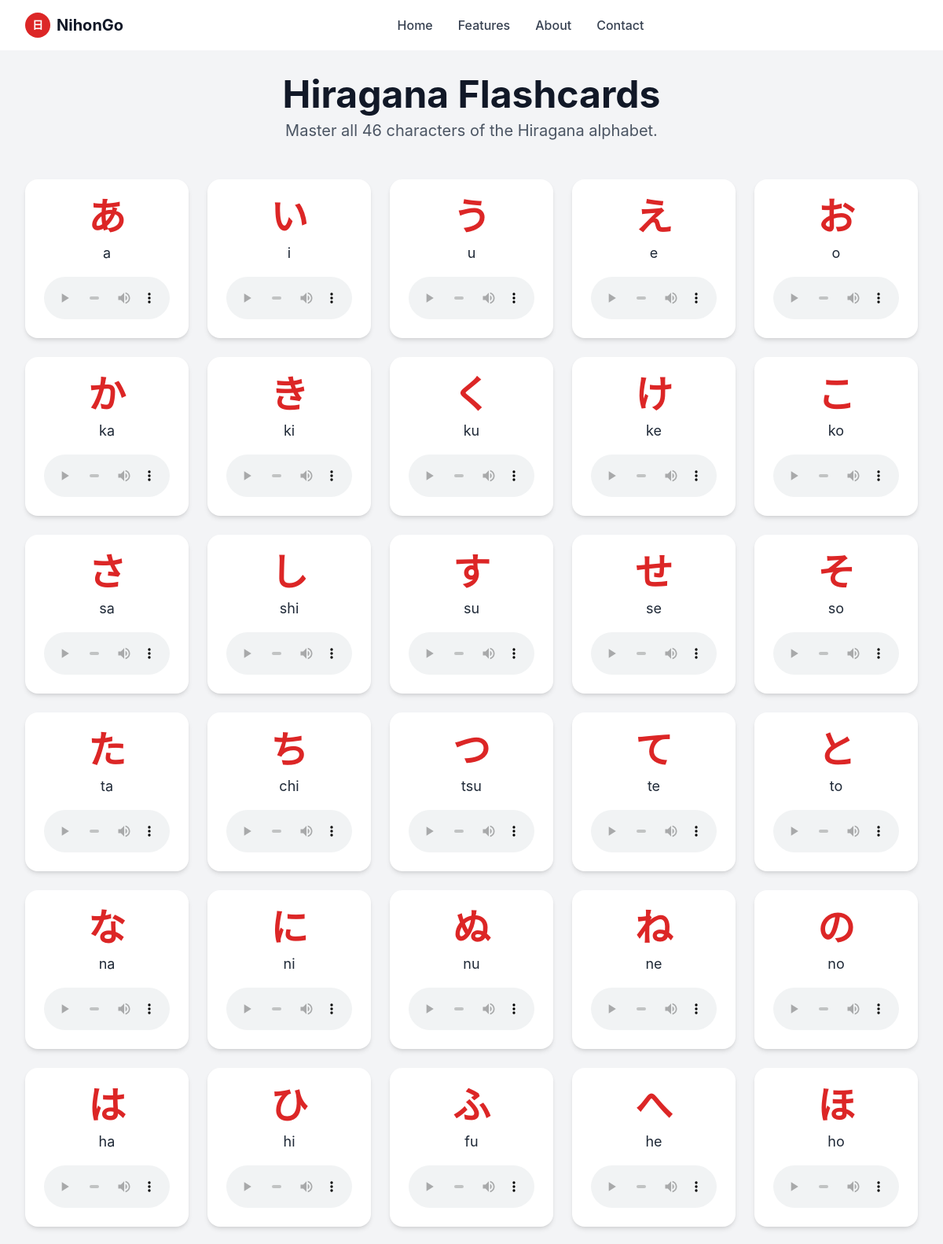
Page /hiragana/ (upper part) on the committed database.
### learning/models.py (models this page shows, shortened)
class Kana(models.Model):
    character = models.CharField(max_length=10, unique=True, help_text="The Japanese character.")
    romaji = models.CharField(max_length=20, help_text="The Romanization of the character.")
    kana_type = models.CharField(max_length=20, choices=[
        ('Hiragana', 'Hiragana'),
        ('Katakana', 'Katakana'),
        ('Kanji', 'Kanji'),
    ], help_text="The type of the character.")
    audio_file = models.FileField(upload_to='audio/', blank=True, null=True, help_text="Audio pronunciation file.")
    class Meta:
        verbose_name = "Kana Character"
        verbose_name_plural = "Kana Characters"
        ordering = ['kana_type', 'romaji']

### learning/views.py (the view)
# urls.py: path('hiragana/', views.hiragana_view, name='hiragana'),
def hiragana_view(request):
    kana_list = Kana.objects.filter(kana_type='Hiragana').order_by('character')
    return render(request, 'learning/hiragana.html', {'kana_list': kana_list})

### learning/templates/learning/hiragana.html (shortened to what this page needs)
<!DOCTYPE html>
<html lang="en">
<head>
    <script src="https://cdn.tailwindcss.com"></script>
</head>
<body class="min-h-screen bg-gray-100">
    <header class="fixed top-0 w-full bg-white/95 backdrop-blur-sm border-b border-gray-100 z-50">
        <div class="max-w-7xl mx-auto px-4 sm:px-6 lg:px-8">
            <div class="flex justify-between items-center h-16">
                <a href="{% url 'home' %}" class="flex items-center space-x-2">
                    <div class="w-8 h-8 bg-red-600 rounded-full flex items-center justify-center">
                        <span class="text-white font-bold text-sm">日</span>
                    </div>
                    <span class="text-xl font-bold text-gray-900">NihonGo</span>
                </a>
                <nav class="flex-1 hidden md:flex justify-center space-x-8">
                    <a href="{% url 'home' %}" class="nav-link text-gray-700 font-medium">Home</a>
                    <a href="#" class="nav-link text-gray-700 font-medium">Features</a>
                    <a href="#" class="nav-link text-gray-700 font-medium">About</a>
                    <a href="#" class="nav-link text-gray-700 font-medium">Contact</a>
                </nav>
            </div>
        </div>
    </header>
    <main class="pt-24 pb-12">
        <div class="max-w-7xl mx-auto px-4 sm:px-6 lg:px-8">
            <div class="text-center mb-12">
                <h1 class="text-4xl md:text-5xl font-bold text-gray-900 mb-2">Hiragana Flashcards</h1>
                <p class="text-xl text-gray-600">Master all 46 characters of the Hiragana alphabet.</p>
            </div>
            <div class="grid grid-cols-2 sm:grid-cols-3 md:grid-cols-4 lg:grid-cols-5 gap-6">
                {% for kana in kana_list %}
                    <div class="card-hover bg-white p-6 rounded-2xl shadow-md text-center">
                        <h2 class="text-5xl font-bold text-red-600 mb-2">{{ kana.character }}</h2>
                        <p class="text-lg text-gray-800">{{ kana.romaji }}</p>
                        {% if kana.audio_file %}
                            <audio controls class="mt-4 w-full">
                                <source src="{{ kana.audio_file.url }}" type="audio/ogg">
                            </audio>
                        {% endif %}
                    </div>
                {% endfor %}
            </div>
        </div>
    </main>
</body>
</html>

### learning/templates/learning/hiragana.html (style rules this page uses)
body { font-family: 'Inter', sans-serif; }
.card-hover { transition: all 0.3s ease; }
.nav-link { transition: color 0.2s ease; }

### rows in the picture
Kana: character "あ", romaji "a"
Kana: character "い", romaji "i"
Kana: character "う", romaji "u"
Kana: character "え", romaji "e"
Kana: character "お", romaji "o"
Kana: character "か", romaji "ka"
Kana: character "き", romaji "ki"
Kana: character "く", romaji "ku"
Kana: character "け", romaji "ke"
Kana: character "こ", romaji "ko"
Kana: character "さ", romaji "sa"
Kana: character "し", romaji "shi"
Kana: character "す", romaji "su"
Kana: character "せ", romaji "se"
Kana: character "そ", romaji "so"
Kana: character "た", romaji "ta"
Kana: character "ち", romaji "chi"
Kana: character "つ", romaji "tsu"
Kana: character "て", romaji "te"
Kana: character "と", romaji "to"
Kana: character "な", romaji "na"
Kana: character "に", romaji "ni"
Kana: character "ぬ", romaji "nu"
Kana: character "ね", romaji "ne"
Kana: character "の", romaji "no"
Kana: character "は", romaji "ha"
Kana: character "ひ", romaji "hi"
Kana: character "ふ", romaji "fu"
Kana: character "へ", romaji "he"
Kana: character "ほ", romaji "ho"
